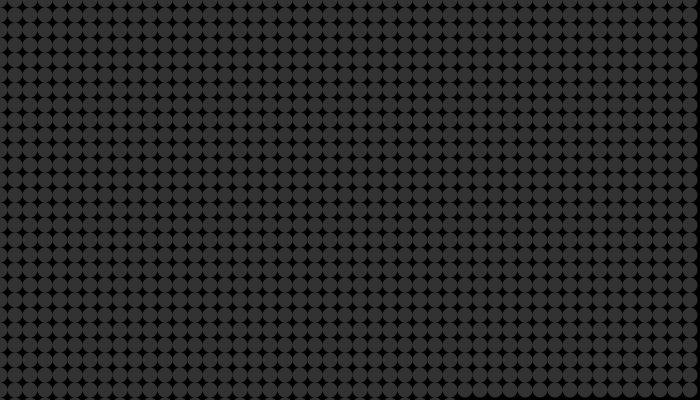
Frame 1 (no input)
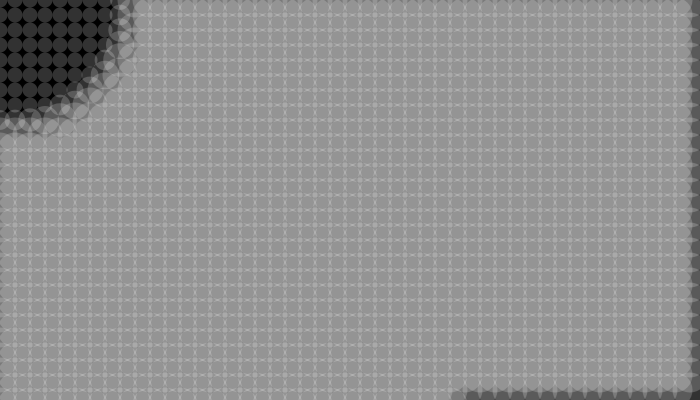
Frame 60 (the mouse pressed at the canvas centre just before this capture)
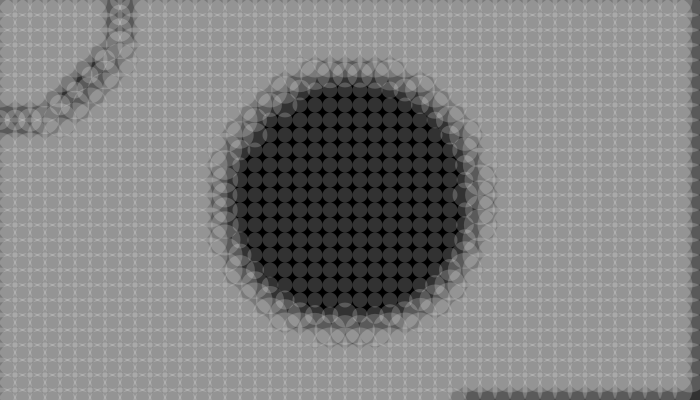
Frame 120 (the mouse held since frame 60 and released just before this capture)

The Processing sketch that drew these frames (run headless with seeded random() and noise(); from frame 60 on, the mouse is pressed at the canvas centre):

// Processing sketch: processing_36203
// ── processing_36203.pde

int amo = 1300;

int[] xpos3 = new int[amo];
int[] ypos3 = new int[amo];
float[] csize3 = new float[amo];

void setup(){
 //-----------2nd square--------------
  size (700,400);  
  background (0);
 noStroke();
  
  int i3 = 0;
  int x3 = 0;
  int y3 = 0;

  while (i3 < amo) {
    if(x3 >= 700) {
      x3 = 0;
      y3 = y3 + 15;
    }  
    
    xpos3[i3] = 0 + x3;
    ypos3[i3] = y3;
    csize3[i3] = 15;
    
    x3 = x3 + 15;
    i3 = i3 + 1;
  }
}



 void draw() {
 background(0); 

  fill(255,255,255,50); //--------------2nd square-----------------
   //Draws the graphic
  int j3 = 0;
  while (j3 < amo){
    ellipse(xpos3[j3],ypos3[j3], csize3[j3], csize3[j3]);
    j3 = j3 + 1;
  }
  
  //Checks size
  int i3 = 0;
  while (i3 < amo){
    
    float distance = dist(xpos3[i3], ypos3[i3], mouseX, mouseY);
    
      if(distance > csize3[i3]+100) {
      if(csize3[i3] <= 15) {
        csize3[i3] = csize3[i3] + 20;
        
        
      }  }  
//    
//    if(distance < csize3[i3]){
//      if(csize3[i3] <= 15){
//        csize3[i3] = csize3[i3] + 40;
//      }}
//      if(distance < csize3[i3]*2){
//      if(csize3[i3] <= 15){
//        csize3[i3] = csize3[i3] + 20;
//      }} 
     
    if(distance < csize3[i3] + 100){
      if(csize3[i3] > 15) {
        csize3[i3] = csize3[i3]*0.98;
      }}
    i3 = i3 + 1;
  }}
